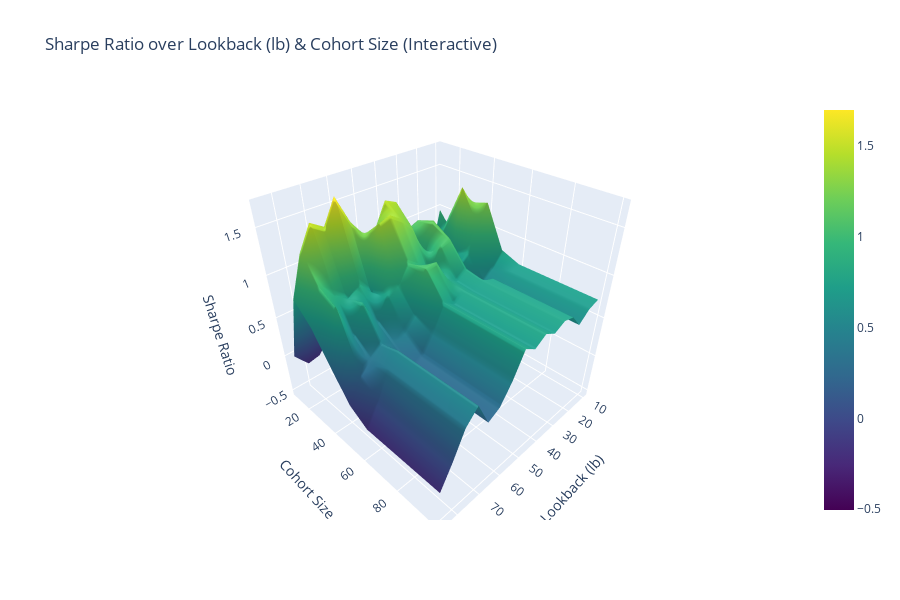

This figure's notebook cell:
### Code cell
# Interactive: Use Plotly for a 3D surface plot in the notebook cell

import numpy as np
import plotly.graph_objs as go

# Pivot the data so lb and cohort form the grid, sharpe values are the height
pivot_sharpe = t.pivot(index='lb', columns='cohort', values='sharpe')

lb_grid = pivot_sharpe.index.values
cohort_grid = pivot_sharpe.columns.values
sharpe_matrix = pivot_sharpe.values

LB, COHORT = np.meshgrid(lb_grid, cohort_grid, indexing='ij')

surface = go.Surface(
    x=LB,
    y=COHORT,
    z=sharpe_matrix,
    colorscale='Viridis'
)

layout = go.Layout(
    title="Sharpe Ratio over Lookback (lb) & Cohort Size (Interactive)",
    scene=dict(
        xaxis=dict(title='Lookback (lb)'),
        yaxis=dict(title='Cohort Size'),
        zaxis=dict(title='Sharpe Ratio')
    ),
    width=900,
    height=600,
)

fig = go.Figure(data=[surface], layout=layout)
fig.show()

### Figure 1 — Plotly figure (JSON) as saved in the notebook; plotly's stock layout.template omitted (floating-point values rounded to 4 significant figures; data arrays with more than 128 entries replaced by an {"elided": "..."} marker saying what was removed)
{"data": [{"colorscale": [[0, "#440154"], [0.1111, "#482878"], [0.2222, "#3e4989"], [0.3333, "#31688e"], [0.4444, "#26828e"], [0.5556, "#1f9e89"], [0.6667, "#35b779"], [0.7778, "#6ece58"], [0.8889, "#b5de2b"], [1, "#fde725"]], "type": "surface", "x": {"elided": "16x10 int values"}, "y": {"elided": "16x10 int values"}, "z": {"elided": "16x10 float values"}}], "layout": {"height": 600, "scene": {"xaxis": {"title": {"text": "Lookback (lb)"}}, "yaxis": {"title": {"text": "Cohort Size"}}, "zaxis": {"title": {"text": "Sharpe Ratio"}}}, "title": {"text": "Sharpe Ratio over Lookback (lb) & Cohort Size (Interactive)"}, "width": 900}}
